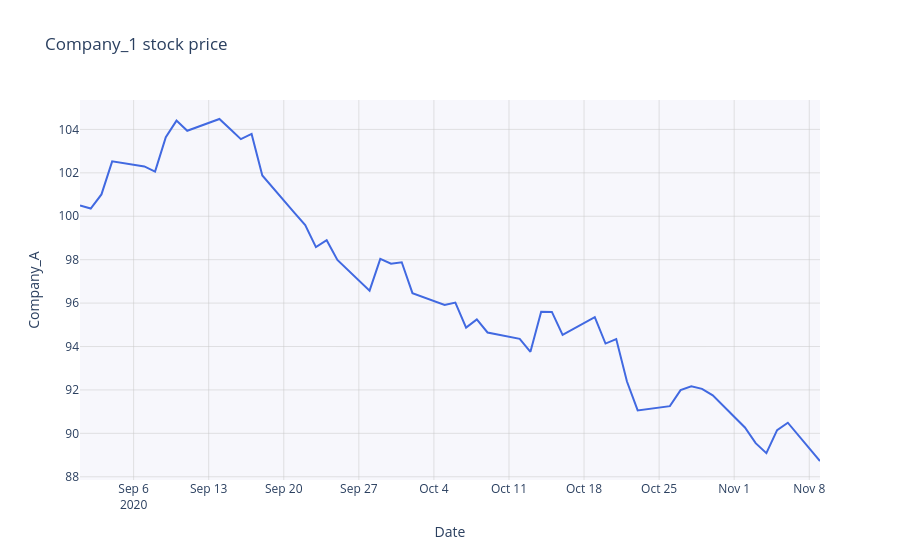

The cell this chart's notebook holds for it:
### Code cell
import numpy as np
import pandas as pd
import plotly.graph_objects as go
from plotly.offline import init_notebook_mode

# Initialiser le mode notebook si vous êtes dans Jupyter
init_notebook_mode(connected=True)

# Générer les données aléatoires
np.random.seed(42)  # Pour reproductibilité
returns = np.random.randn(50)
price = 100 + np.cumsum(returns)

# Créer le dataframe
dates = pd.date_range(start='2020-09-01', periods=50, freq='B')
df = pd.DataFrame(zip(dates, price), columns=['Date', 'Company_A'])

# Créer le graphique avec Graph Objects
fig = go.Figure()

# Ajouter la ligne
fig.add_trace(
    go.Scatter(
        x=df['Date'], 
        y=df['Company_A'], 
        mode='lines', 
        line=dict(color='royalblue', width=2)
    )
)

# Personnaliser la mise en page
fig.update_layout(
    title="Company_1 stock price",
    xaxis_title="Date",
    yaxis_title="Company_A",
    plot_bgcolor='rgba(240, 240, 250, 0.5)',
    xaxis=dict(showgrid=True, gridcolor='rgba(200, 200, 200, 0.5)'),
    yaxis=dict(showgrid=True, gridcolor='rgba(200, 200, 200, 0.5)')
)

# Afficher le graphique
fig.show()

### Figure 1 — Plotly figure (JSON) as saved in the notebook; plotly's stock layout.template omitted (floating-point values rounded to 4 significant figures)
{"data": [{"line": {"color": "royalblue", "width": 2}, "mode": "lines", "type": "scatter", "x": ["2020-09-01T00:00:00", "2020-09-02T00:00:00", "2020-09-03T00:00:00", "2020-09-04T00:00:00", "2020-09-07T00:00:00", "2020-09-08T00:00:00", "2020-09-09T00:00:00", "2020-09-10T00:00:00", "2020-09-11T00:00:00", "2020-09-14T00:00:00", "2020-09-15T00:00:00", "2020-09-16T00:00:00", "2020-09-17T00:00:00", "2020-09-18T00:00:00", "2020-09-21T00:00:00", "2020-09-22T00:00:00", "2020-09-23T00:00:00", "2020-09-24T00:00:00", "2020-09-25T00:00:00", "2020-09-28T00:00:00", "2020-09-29T00:00:00", "2020-09-30T00:00:00", "2020-10-01T00:00:00", "2020-10-02T00:00:00", "2020-10-05T00:00:00", "2020-10-06T00:00:00", "2020-10-07T00:00:00", "2020-10-08T00:00:00", "2020-10-09T00:00:00", "2020-10-12T00:00:00", "2020-10-13T00:00:00", "2020-10-14T00:00:00", "2020-10-15T00:00:00", "2020-10-16T00:00:00", "2020-10-19T00:00:00", "2020-10-20T00:00:00", "2020-10-21T00:00:00", "2020-10-22T00:00:00", "2020-10-23T00:00:00", "2020-10-26T00:00:00", "2020-10-27T00:00:00", "2020-10-28T00:00:00", "2020-10-29T00:00:00", "2020-10-30T00:00:00", "2020-11-02T00:00:00", "2020-11-03T00:00:00", "2020-11-04T00:00:00", "2020-11-05T00:00:00", "2020-11-06T00:00:00", "2020-11-09T00:00:00"], "y": [100.5, 100.4, 101.0, 102.5, 102.3, 102.1, 103.6, 104.4, 103.9, 104.5, 104.0, 103.6, 103.8, 101.9, 100.2, 99.59, 98.58, 98.89, 97.99, 96.57, 98.04, 97.81, 97.88, 96.46, 95.91, 96.02, 94.87, 95.25, 94.65, 94.36, 93.75, 95.61, 95.59, 94.53, 95.36, 94.14, 94.35, 92.39, 91.06, 91.25, 91.99, 92.16, 92.05, 91.75, 90.27, 89.55, 89.09, 90.15, 90.49, 88.73]}], "layout": {"autosize": true, "plot_bgcolor": "rgba(240, 240, 250, 0.5)", "title": {"text": "Company_1 stock price"}, "xaxis": {"autorange": true, "gridcolor": "rgba(200, 200, 200, 0.5)", "range": ["2020-09-01", "2020-11-09"], "showgrid": true, "title": {"text": "Date"}, "type": "date"}, "yaxis": {"autorange": true, "gridcolor": "rgba(200, 200, 200, 0.5)", "range": [87.85, 105.4], "showgrid": true, "title": {"text": "Company_A"}, "type": "linear"}}}
